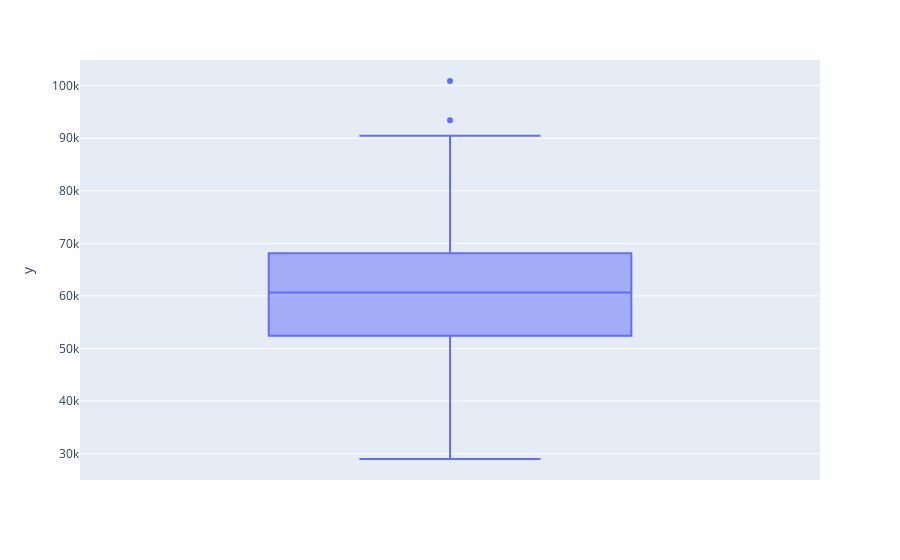

The notebook cell saved with this chart:
### Code cell
px.box( y= lck_spring_team_df['totalgold'] )
# 게임시간이 매우 긴 경기 totalgold 비약적으로 증가
# 따라서 15diff 지표로 확인하는것이 적절

### Figure 1 — Plotly figure (JSON) as saved in the notebook; plotly's stock layout.template omitted (floating-point values rounded to 4 significant figures; data arrays with more than 128 entries replaced by an {"elided": "..."} marker saying what was removed)
{"data": [{"alignmentgroup": "True", "hovertemplate": "y=%{y}<extra></extra>", "legendgroup": "", "marker": {"color": "#636efa"}, "name": "", "notched": false, "offsetgroup": "", "orientation": "v", "showlegend": false, "type": "box", "x0": " ", "xaxis": "x", "y": {"elided": "424 int values"}, "y0": " ", "yaxis": "y"}], "layout": {"boxmode": "group", "legend": {"tracegroupgap": 0}, "margin": {"t": 60}, "xaxis": {"anchor": "y", "domain": [0, 1]}, "yaxis": {"anchor": "x", "domain": [0, 1], "title": {"text": "y"}}}}
